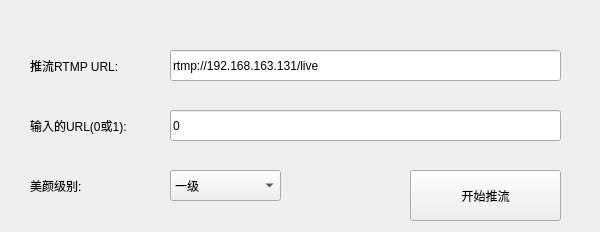
<?xml version="1.0" encoding="UTF-8"?>
<ui version="4.0">
 <class>XRtmpStreamerClass</class>
 <widget class="QWidget" name="XRtmpStreamerClass">
  <property name="geometry">
   <rect>
    <x>0</x>
    <y>0</y>
    <width>600</width>
    <height>232</height>
   </rect>
  </property>
  <property name="windowTitle">
   <string>XRtmpStreamer</string>
  </property>
  <widget class="QLineEdit" name="outUrl">
   <property name="geometry">
    <rect>
     <x>170</x>
     <y>50</y>
     <width>391</width>
     <height>31</height>
    </rect>
   </property>
   <property name="text">
    <string>rtmp://192.168.163.131/live</string>
   </property>
  </widget>
  <widget class="QLabel" name="label">
   <property name="geometry">
    <rect>
     <x>30</x>
     <y>50</y>
     <width>111</width>
     <height>31</height>
    </rect>
   </property>
   <property name="text">
    <string>推流RTMP URL:</string>
   </property>
  </widget>
  <widget class="QLineEdit" name="inUrl">
   <property name="geometry">
    <rect>
     <x>170</x>
     <y>110</y>
     <width>391</width>
     <height>31</height>
    </rect>
   </property>
   <property name="text">
    <string>0</string>
   </property>
  </widget>
  <widget class="QLabel" name="label_2">
   <property name="geometry">
    <rect>
     <x>30</x>
     <y>110</y>
     <width>121</width>
     <height>31</height>
    </rect>
   </property>
   <property name="text">
    <string>输入的URL(0或1):</string>
   </property>
  </widget>
  <widget class="QPushButton" name="startButton">
   <property name="geometry">
    <rect>
     <x>410</x>
     <y>170</y>
     <width>151</width>
     <height>51</height>
    </rect>
   </property>
   <property name="text">
    <string>开始推流</string>
   </property>
  </widget>
  <widget class="QLabel" name="label_3">
   <property name="geometry">
    <rect>
     <x>30</x>
     <y>170</y>
     <width>121</width>
     <height>31</height>
    </rect>
   </property>
   <property name="text">
    <string>美颜级别:</string>
   </property>
  </widget>
  <widget class="QComboBox" name="face">
   <property name="geometry">
    <rect>
     <x>170</x>
     <y>170</y>
     <width>111</width>
     <height>31</height>
    </rect>
   </property>
   <item>
    <property name="text">
     <string>一级</string>
    </property>
   </item>
   <item>
    <property name="text">
     <string>二级</string>
    </property>
   </item>
   <item>
    <property name="text">
     <string>三级</string>
    </property>
   </item>
  </widget>
 </widget>
 <layoutdefault spacing="6" margin="11"/>
 <resources>
  <include location="xrtmpstreamer.qrc"/>
 </resources>
 <connections>
  <connection>
   <sender>startButton</sender>
   <signal>clicked()</signal>
   <receiver>XRtmpStreamerClass</receiver>
   <slot>Stream()</slot>
   <hints>
    <hint type="sourcelabel">
     <x>467</x>
     <y>191</y>
    </hint>
    <hint type="destinationlabel">
     <x>524</x>
     <y>283</y>
    </hint>
   </hints>
  </connection>
 </connections>
 <slots>
  <slot>Stream()</slot>
 </slots>
</ui>
